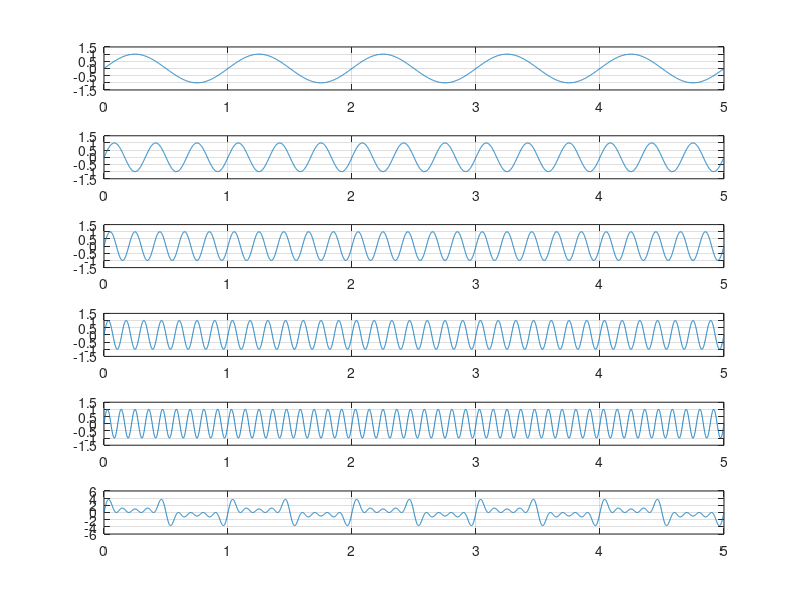

This figure's MATLAB source:
f=1;
A=1;
T=1/f;
t=0:0.001:5*T;

composite=zeros(size(t));

for k=1:2:9
    x=A*sin(2*pi*k*f*t);
    composite=composite+x; 
    
    subplot(6,1,(k+1)/2);
    plot(t,x);
    axis([0,5*T,-1.5,1.5]);
    grid on;
end

subplot(6,1,6);
plot(t,composite);
axis([0,5*T,-6,6]);
grid on;